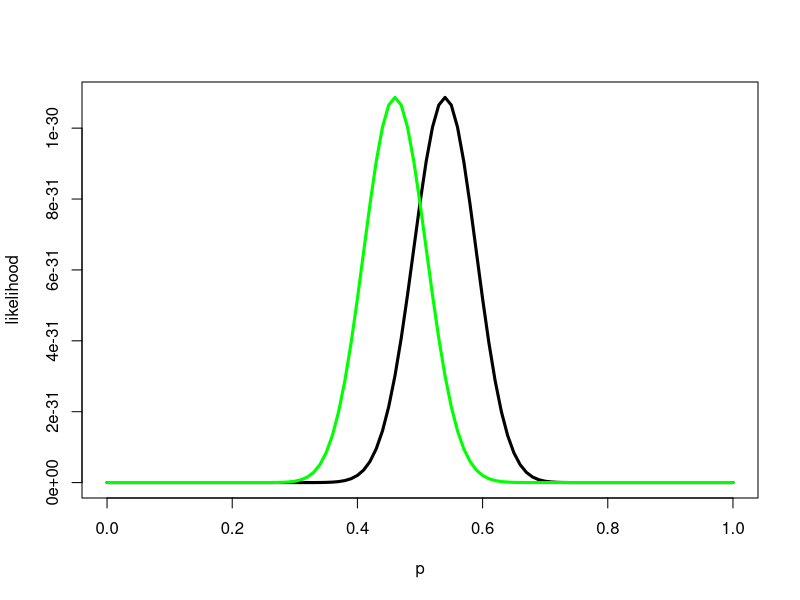
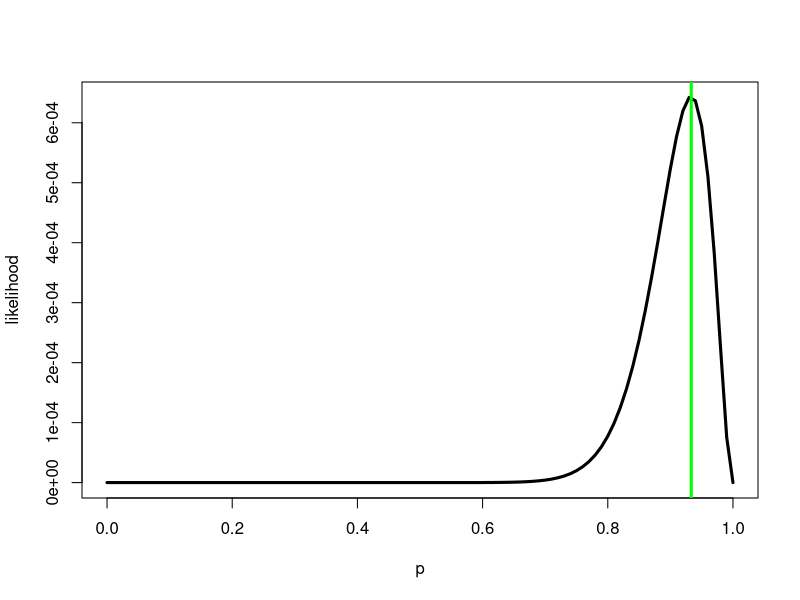
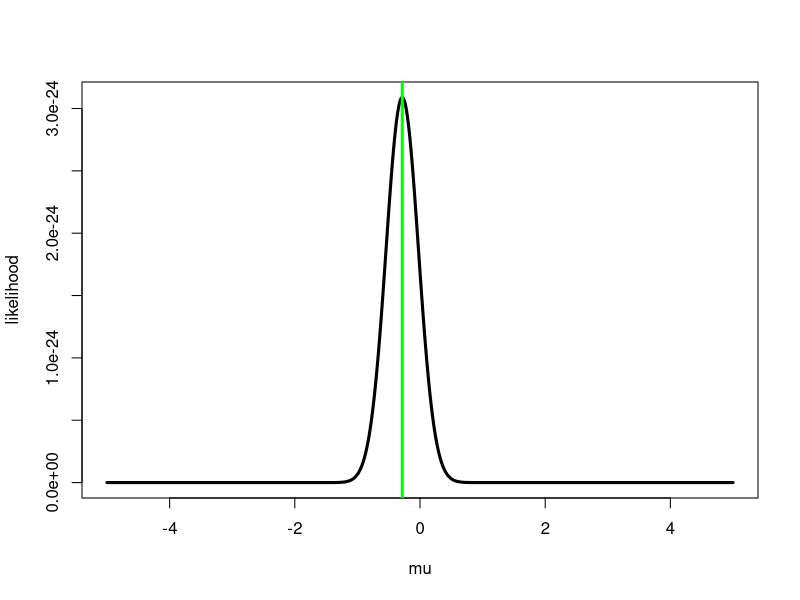
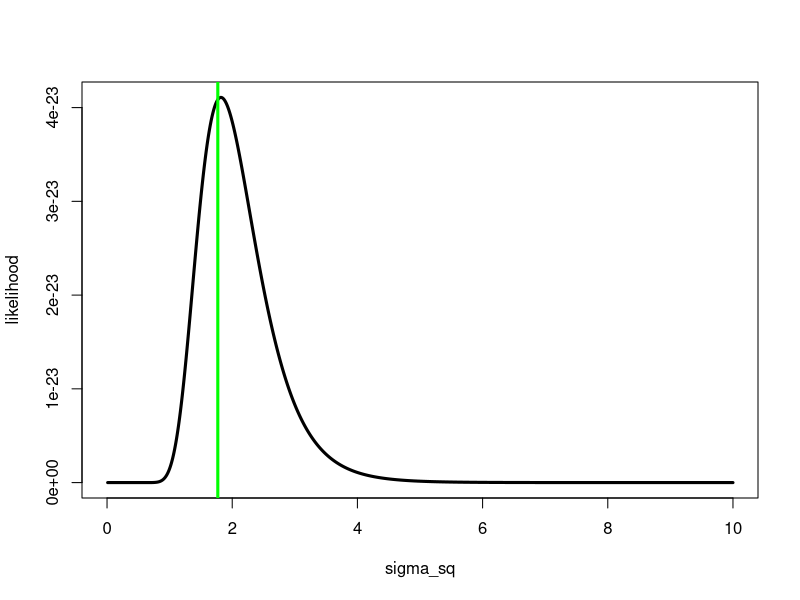

Source code (R) for these figures, in order:
# Likelihood inference


# Bernoulli (i.e., "coin toss") likelihood function
L = function( p, x)  return( p^sum(x) * (1-p)^sum(1 - x) )
L = Vectorize( L, vectorize.args="p")

# Input data from the coin toss experiment
x_pseudo = c( 1, 1, 0, 1, 0, 0, 0, 1, 1, 1,
							0, 1, 1, 1, 0, 0, 1, 0, 1, 0,
							1, 0, 1, 0, 1, 1, 0, 0, 0, 1,
							0, 1, 0, 0, 0, 1, 0, 0, 0, 1,
							0, 0, 1, 0, 1, 0, 0, 1, 0, 0,
							1, 1, 1, 1, 1, 0, 0, 0, 1, 0,
							0, 0, 0, 1, 1, 0, 1, 0, 1, 0,
							1, 0, 0, 1, 0, 1, 1, 1, 0, 1,
							0, 0, 1, 0, 1, 0, 1, 0, 0, 0,
							1, 1, 0, 0, 1, 1, 0, 1, 0, 0)

x_real =   c( 1, 0, 0, 0, 1, 0, 1, 1, 0, 0,
              1, 1, 0, 1, 1, 0, 0, 1, 0, 1,
							0, 0, 0, 1, 1, 1, 1, 0, 1, 1,
							0, 1, 0, 1, 0, 1, 1, 1, 1, 1,
							0, 1, 1, 0, 0, 1, 0, 1, 1, 0,
							0, 1, 0, 1, 1, 1, 1, 0, 1, 0,
							1, 0, 0, 0, 1, 0, 1, 1, 1, 1,
							0, 0, 1, 1, 0, 0, 0, 1, 0, 0,
							1, 1, 0, 1, 1, 0, 1, 0, 0, 0,
							0, 1, 0, 0, 1, 1, 1, 0, 1, 1)

# Which observed data has a higher likelihood consistent with p=.5?
L( .5, x_pseudo)
L( .5, x_real)

# Plot the likelihood for both data sets over a grid of values of p to determine
# value most consistent with the data
p_grid = seq( 0, 1, by=.01)
plot( p_grid, L( p_grid, x_real), xlab="p", ylab="likelihood", type="l",lwd=3)
lines( p_grid, L( p_grid, x_pseudo), col="green", lwd=3)

# Next, generate synthetic coin tosses for different values of p
n = 30
x = (runif(n) < .9)
#x = (runif(n) < .1)

p_grid = seq( 0, 1, by=.01)
plot( p_grid, L( p_grid, x), xlab="p", ylab="likelihood", type="l", lwd=3)
p_hat = mean(x)
abline( v=p_hat, col="green", lwd=3)


# How about the likelihood function for Gaussian data?
n = 30
mu = 0
sigma_sq = 2
x = rnorm( n=n, mean=mu, sd=sqrt(sigma_sq))

L = function( mu, sigma_sq, x){
	return( prod(exp(-.5*(x - mu)^2/sigma_sq) / sqrt(2 * pi * sigma_sq)) )
	# Note that this is equivalent to:
	# prod( dnorm( x, mean=mu, sd=sqrt(sigma_sq))
}


# Assume that sigma^2 is fixed, and plot over a grid of mu values
L_mu_vec = Vectorize( L, vectorize.args="mu")

x = rnorm( n=n, mean=mu, sd=sqrt(sigma_sq))
mu_grid = seq( -5, 5, by=.01)
plot( mu_grid, L_mu_vec( mu=mu_grid, sigma=sigma_sq, x), xlab="mu", 
      ylab="likelihood", type="l", lwd=3)
mu_hat = mean(x)
abline( v=mu_hat, col="green", lwd=3)


# Assume that mu is fixed, and plot over a grid of sigma^2 values
L_sigma_sq_vec = Vectorize( L, vectorize.args="sigma_sq")
sigma_sq_grid = seq( 0, 10, by=.01)

x = rnorm( n=n, mean=mu, sd=sqrt(sigma_sq))
plot( sigma_sq_grid, L_sigma_sq_vec( mu=mu_hat, sigma_sq=sigma_sq_grid, x), 
      xlab="sigma_sq", ylab="likelihood", type="l", lwd=3)
sigma_sq_hat = mean((x - mean(x))^2)
abline( v=sigma_sq_hat, col="green", lwd=3)
